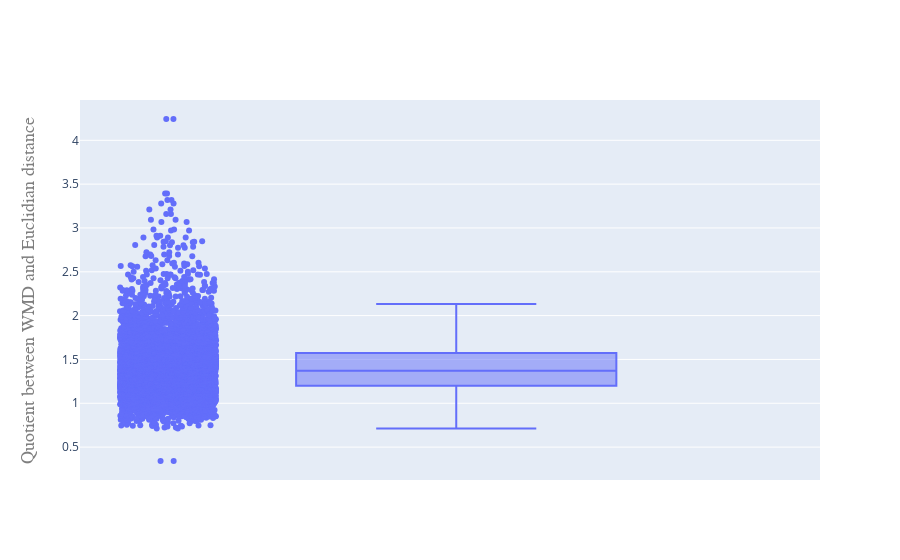

Notebook code for this chart:
### Code cell
fig = go.Figure(data=[go.Box(y=(wmds/euds).flatten(),
            boxpoints='all', # can also be outliers, or suspectedoutliers, or False
            jitter=0.3, # add some jitter for a better separation between points
            pointpos=-1.8, # relative position of points wrt box
            name=""
              )])
fig.update_layout(
    title=go.layout.Title(
        xref="paper",
        x=0
    ),
    yaxis=go.layout.YAxis(
        title=go.layout.yaxis.Title(
            text="Quotient between WMD and Euclidian distance",
            font=dict(
                family="Courier New, monospace",
                size=18,
                color="#7f7f7f"
            )
        )
    )
)

fig.show()

### Figure 1 — Plotly figure (JSON) as saved in the notebook; plotly's stock layout.template omitted (floating-point values rounded to 4 significant figures; data arrays with more than 128 entries replaced by an {"elided": "..."} marker saying what was removed)
{"data": [{"boxpoints": "all", "jitter": 0.3, "name": "", "pointpos": -1.8, "type": "box", "y": {"elided": "6724 float values"}}], "layout": {"title": {"x": 0, "xref": "paper"}, "yaxis": {"title": {"font": {"color": "#7f7f7f", "family": "Courier New, monospace", "size": 18}, "text": "Quotient between WMD and Euclidian distance"}}}}
